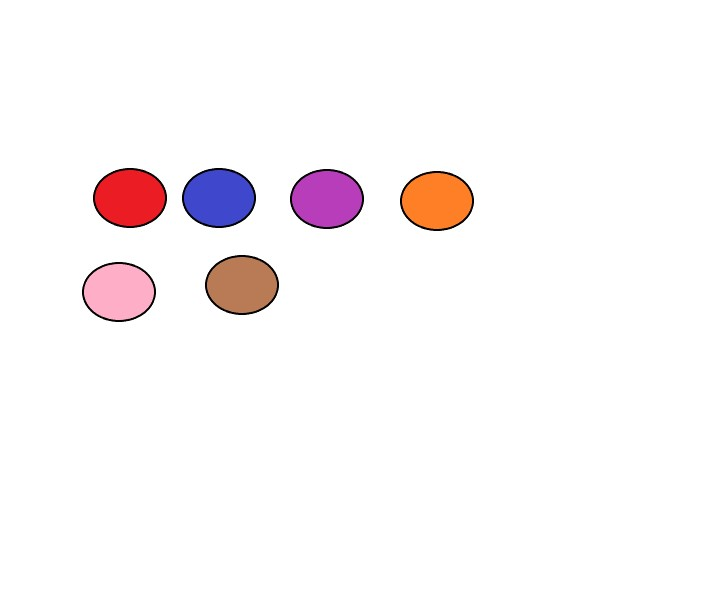
#> input picture learningCV/multicolors.jpg, 710 x 599 px
$ python colorSpaces.py   (older library calls are emulated)
#> lines starting #> are read from the running program, lines starting #| are printed output that depends on the picture; after the words box and inside, x2 and y2 are one past the last pixel; in counts of white or black regions, pixels touching at a corner belong together
import sys
#sys.path.insert(0, 'E:\Python27\myro')
#from myro import *
import cv2
import numpy as np
import urllib
import argparse
### Variables for click_and_crop ###
mousePoint = []
cropping = False
### Variables for click_and_crop ###

	# Mouse point Drawing

def click_and_crop(event, x, y, flags, param):
	# grab references to the global variables
	global mousePoint, cropping
	if event == cv2.EVENT_LBUTTONDOWN:
		mousePoint = [(x, y)]
		cropping = True
		mousePoint.append((x, y))
		cropping = False
		# draw a rectangle around the region of interest
		cv2.rectangle(finalImage, mousePoint[0], mousePoint[1], (0, 255, 0), 2)
		cv2.imshow("Final", finalImage)
	if event == cv2.EVENT_RBUTTONDOWN:
		print('it works')
		boardPoint = [(x, y)]
		cropping = True
		boardPoint.append((x, y))
		cropping = False
		cv2.rectangle(finalImage, boardPoint[0], boardPoint[1], (0, 0, 255), 2)
		cv2.imshow("Final", finalImage)

cv2.namedWindow("Final")
cv2.setMouseCallback("Final", click_and_crop)

### Mouse Point Drawing End ###
### Inital Variable Decleration ###
kernel = np.ones((5,5), np.uint8)
origPic = cv2.imread("multicolors.jpg")
#> origPic is the input picture: shape (599, 710, 3); mean B, G, R 247.9, 246.7, 250.9
maxContour = 0
### Inital Variable Decleration ###

### GOOD COLOR SPACES ###
# HSV
# BGR2RGB NOT GREAT BUT REALLY COOL
# LUV
# HLS
#
# redLower = (0, 0, 200)
# redUpper = (30, 100, 255)
greenUpper = np.array([200, 200, 255], dtype=np.uint8) #Thresholds for board ID
greenLower = np.array([0, 0, 150], dtype=np.uint8) #Thresholds for board ID

altColorSpaceImg = cv2.cvtColor(origPic, cv2.COLOR_BGR2YCR_CB)
#> altColorSpaceImg: shape (599, 710, 3); mean of channels 0, 1, 2 248.1, 130, 127.9
blurredImg = cv2.GaussianBlur(altColorSpaceImg, (11, 11), 10) #Blurs image to deal with noise
#> blurredImg: shape (599, 710, 3); mean of channels 0, 1, 2 248.1, 130, 127.9
blurredImg = cv2.bilateralFilter(blurredImg, 25, 75, 75) #Uses bilaterial filtering to deal with more noise
#> blurredImg: shape (599, 710, 3); mean of channels 0, 1, 2 248.2, 130, 127.9
mask = cv2.inRange(blurredImg, greenLower, greenUpper)
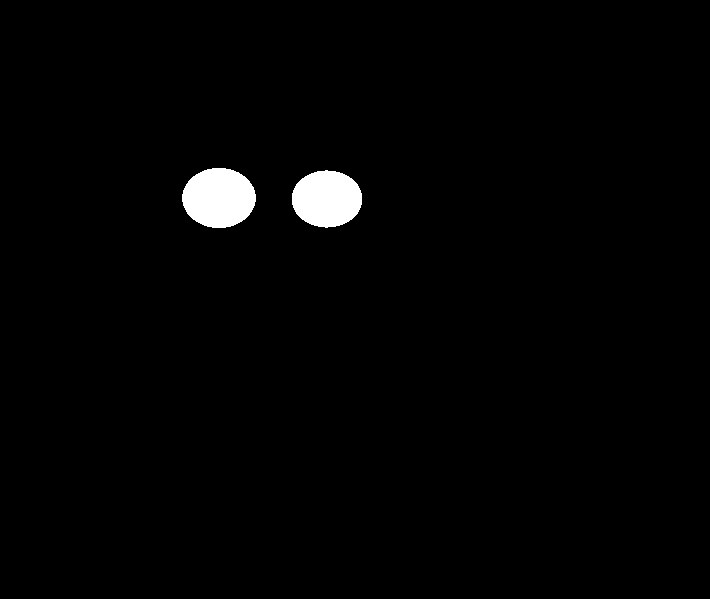
#> mask: shape (599, 710); 1.6% white; 2 white regions, box (x1, y1, x2, y2) and area: (182, 168, 256, 228) 3475, (292, 170, 362, 228) 3167
mask = cv2.erode(mask, kernel, iterations=2)
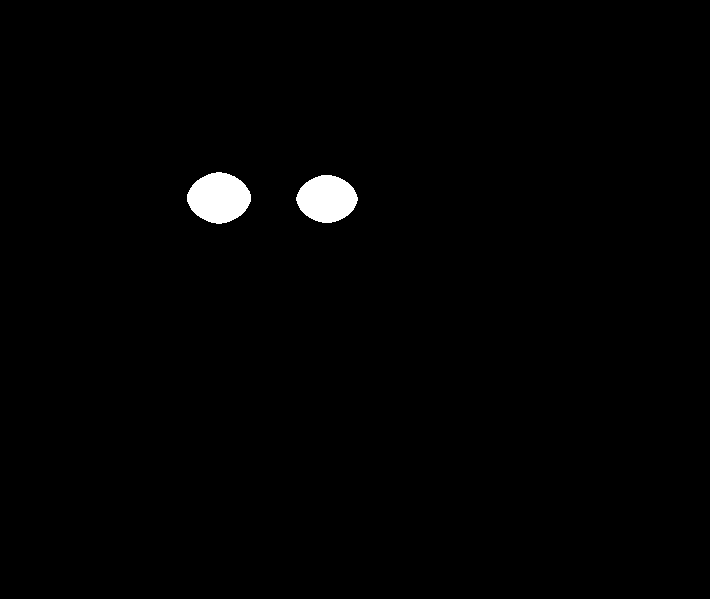
#> mask: shape (599, 710); 1.1% white; 2 white regions, box (x1, y1, x2, y2) and area: (187, 172, 251, 224) 2467, (296, 175, 358, 223) 2217
mask = cv2.dilate(mask, kernel, iterations=2)
#> mask: shape (599, 710); 1.6% white; 2 white regions
### Mask Stuff END ###

### Contour Stuff ###
im2, contours, hierarchy = cv2.findContours(mask, cv2.RETR_TREE,cv2.CHAIN_APPROX_SIMPLE) #Find countour for masked image
#> contours = 2 contours; box (x1, y1, x2, y2) and area: (183, 168, 255, 228) 3364, (292, 171, 362, 227) 3070
cnt = contours[0]
#> cnt = contour of 88 points, box (x1, y1, x2, y2) (292, 171, 362, 227), area 3070
cv2.drawContours(mask, contours, -1, (0,0,255), 2) #Draw countours on ALT Image
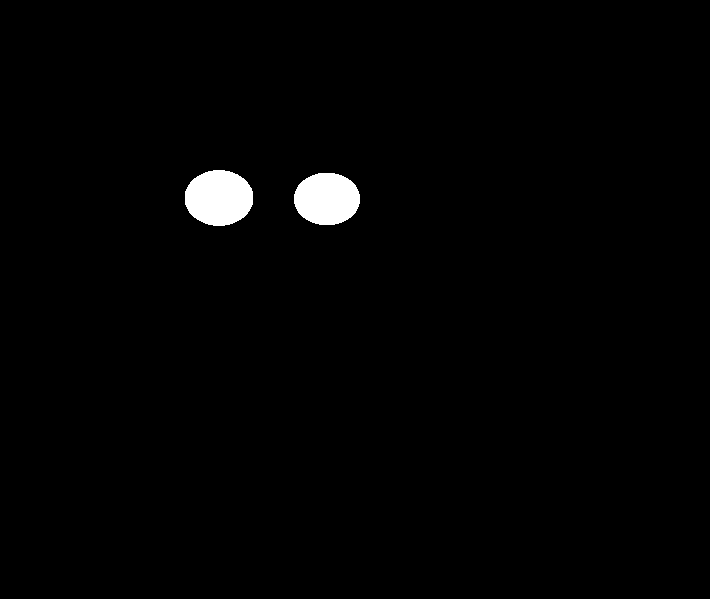
#> mask: shape (599, 710); 1.4% white; 2 white regions, box (x1, y1, x2, y2) and area: (185, 170, 253, 226) 3019, (294, 173, 360, 225) 2741
# Finds Largest blob

for contour in contours:
	contourSize = cv2.contourArea(cnt)
	if contourSize > maxContour:
		maxContour = contourSize
		maxContourData = contour
#> this loop made 2 passes
#> (contourSize, maxContour) on pass 1: (3070, 3070)
#> contourSize on pass 2: 3070
#> after the loop, maxContour = 3070; maxContourData has the same summary as cnt

areaMask = np.zeros_like(mask)

cv2.fillPoly(areaMask,[maxContourData],1) # Draws new areaMask onto new image
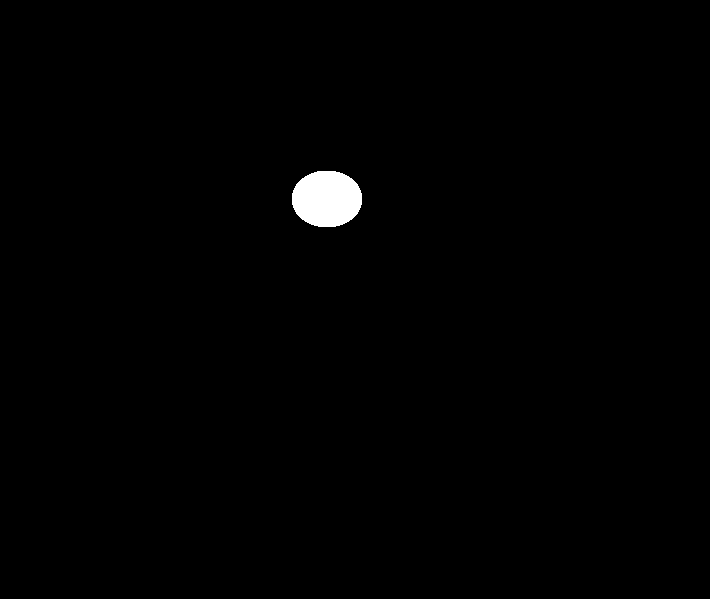
#> areaMask: shape (599, 710); values 0 (black) and 1 (white), 0.74% white; 1 white region, box (x1, y1, x2, y2) and area: (292, 171, 362, 227) 3161

R,G,B = cv2.split(blurredImg) #Splits image in to RGB Values
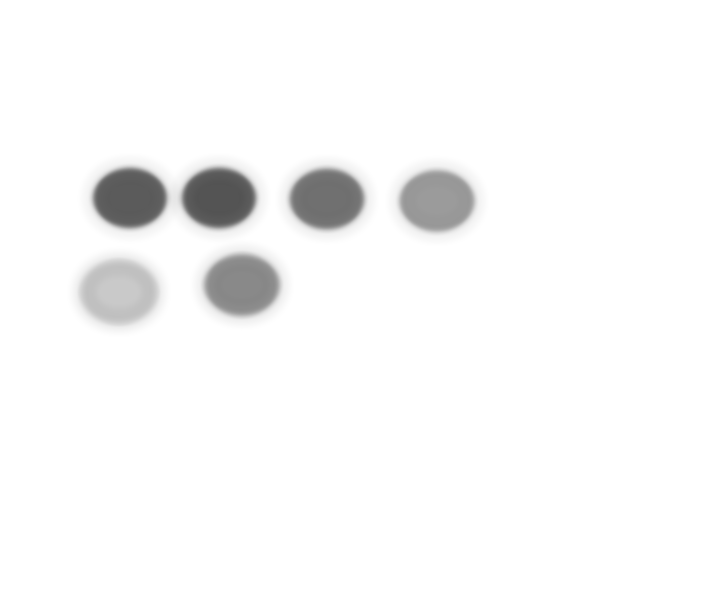
#> R: shape (599, 710); min 83, max 255, mean 248.2
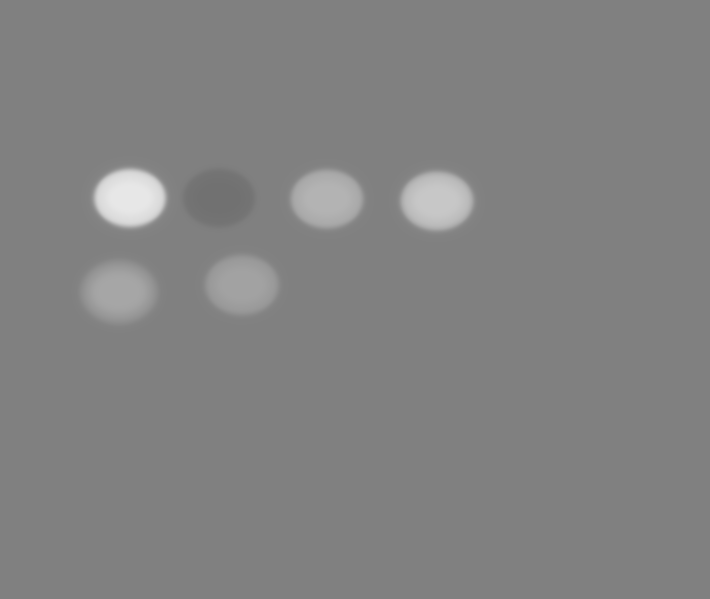
#> G: shape (599, 710); min 113, max 231, mean 130
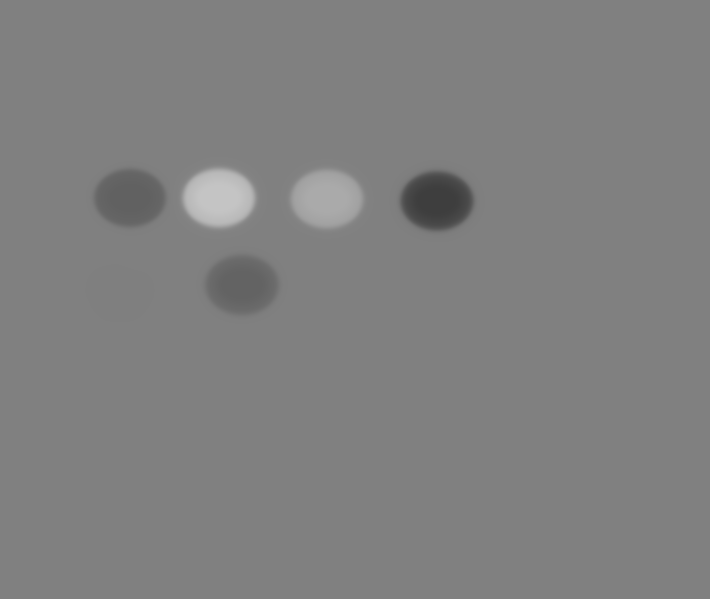
#> B: shape (599, 710); min 62, max 196, mean 127.9
# Creates solid black image + mask
finalImage = np.zeros_like(blurredImg)
finalImage[:,:,0] = np.multiply(R,areaMask)
#> finalImage: shape (599, 710, 3); mean of channels 0, 1, 2 0.9, 0, 0
finalImage[:,:,1] = np.multiply(G,areaMask)
#> finalImage: shape (599, 710, 3); mean of channels 0, 1, 2 0.9, 1.3, 0
finalImage[:,:,2] = np.multiply(B,areaMask)
#> finalImage: shape (599, 710, 3); mean of channels 0, 1, 2 0.9, 1.3, 1.2
# Contour Stuff End ###

### Show Images ###
cv2.imshow('Original', origPic)
cv2.imshow('Mask',mask)
cv2.imshow('Alternative Color Space Image', altColorSpaceImg)
cv2.imshow('Final',finalImage)
cv2.waitKey(0)
### Show Images END ###
